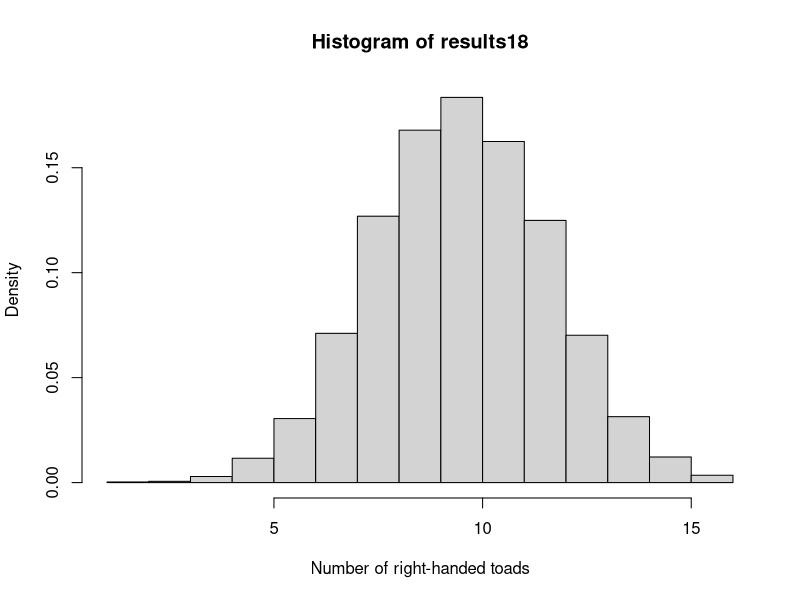
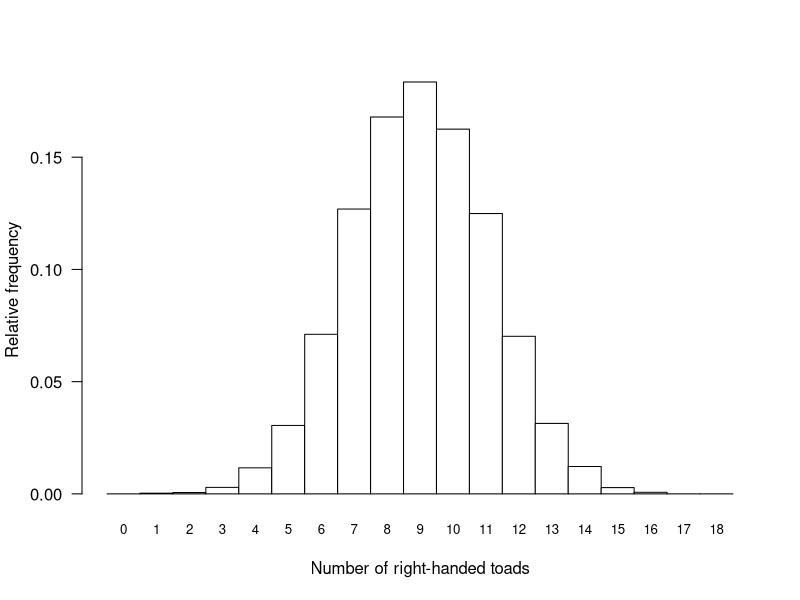
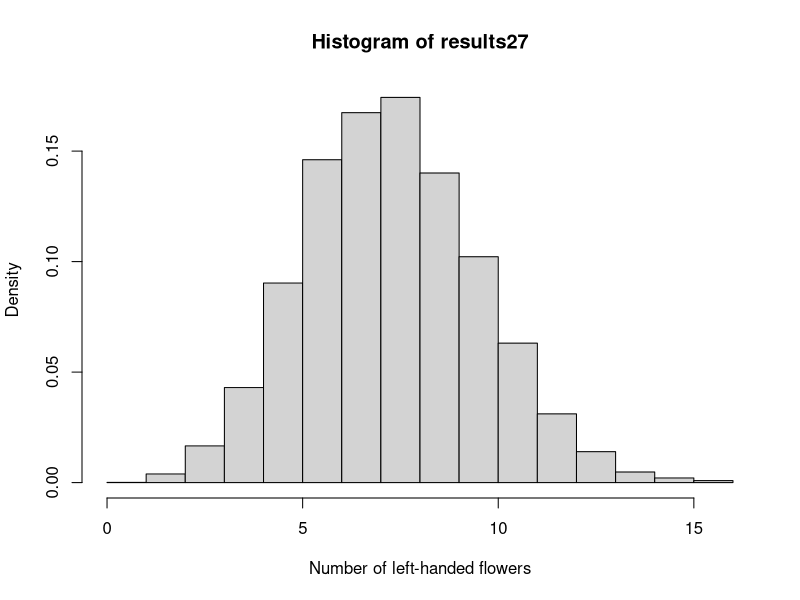
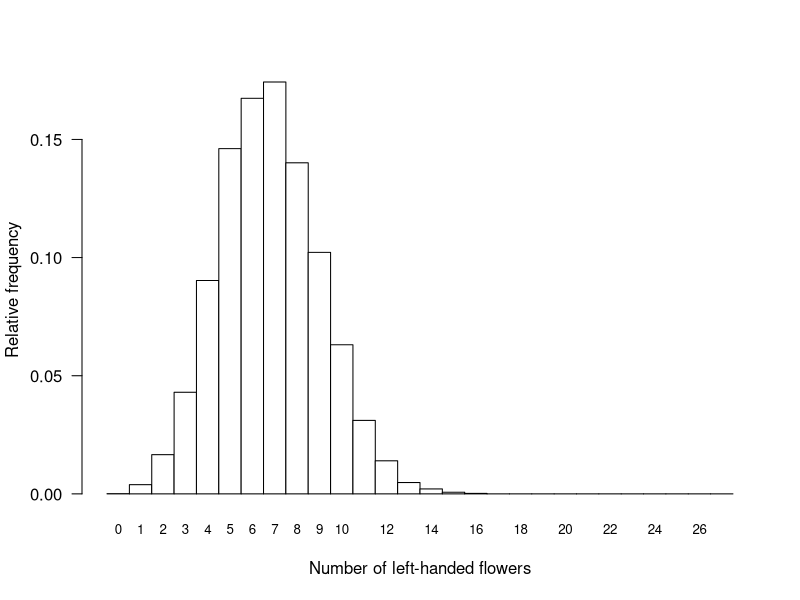

Write R code to recreate these figures, in order.
# Hypothesis testing: R code for Chapter 6 examples
# Download the R code on this page as a single file <a href="../wp-content/rcode/chap06.r">here.
# ------------------------------------------------------------

# Example 6.2. The right hand of toad
# Obtain the null distribution for the test statistic (the number of right-handed toads out of 18).
# Take a very large number of samples of 18 toads from a theoretical population in which left- and right- handed individuals occur with equal probability (as stipulated by the null hypothesis). For each sample, the number of right-handed toads is calculated and saved in a vector named results18 (the samples themselves are not saved). The results vector is initialized before the loop. The term results18[i] refers to the ith element of results18, where i is a counter. This many iterations might take a few minutes to run on your computer. 

results18 <- vector()
for(i in 1:10000){
  tempSample <- sample(c("L", "R"), size = 18, prob = c(0.5, 0.5), replace = TRUE)
  results18[i] <- sum(tempSample == "R")
}

# Save results18 also as a factor with 19 levels, representing each possible integer outcome between 0 and 18. This step is for tables and graphs only -- it makes sure that all 19 categories are included in tables and graphs, even categories with no occurrences.

factor18 <- factor(results18, levels = 0:18)

# Tabulate the relative frequency distribution of outcomes in the random sampling process (Table 6.2-1). This is the null distribution. Your results will be similar but not identical to the numbers in Table 6.2-1 because 10,000 times is not large enough for extreme accuracy. The table command calculates the frequencies, and dividing by the length of results18 (i.e., the number of elements in the vector, equal to the number of iterations in the loop) yields the proportions (relative frequencies). 

nullTable <- table(factor18, dnn = "nRightToads")/length(factor18)
data.frame(nullTable)

# Draw a histogram of the null distribution: the number of right-handed toads out of 18. Setting freq = FALSE causes hist to graph density of observations rather than frequency. In this case, height of bars indicates relative frequency if bars are one unit wide (as in the present case).  

hist(results18, right = FALSE, freq = FALSE,
     xlab = "Number of right-handed toads")

# Commands for a fancier histogram are shown here.

# We can make a histogram using "barplot" with the height of the bars
# as proportions, as given in "nullTable"
barplot(height = nullTable, space = 0, las = 1, cex.names = 0.8, col = "white",
        xlab = "Number of right-handed toads", ylab = "Relative frequency")

# Calculate the fraction of samples in the null distribution having 14 or more right-handed toads. This won't be exact because 10,000 times is not large enough for extreme accuracy.

frac14orMore <- sum(results18 >= 14)/length(results18)
frac14orMore

# Calculate the approximate P-value. This won't be exact because 10,000 times is not large enough for extreme accuracy.

2 * frac14orMore

# ------------------------------------------------------------

# Example 6.4. The genetics of mirror-image flowers
# Determine the null distribution for the test statistic, the number of left-handed flowers out of 27.
# Obtain a very large number of samples of 27 individuals from a theoretical population in which L and R occur in the ratio 1:3, as specified by the null hypothesis. For each sample, the number of "L" is counted and saved in a vector named results27 (the samples themselves are not saved).

results27 <- vector(mode = "numeric")
for(i in 1:10000){
  tempSample <- sample(c("L", "R"), size = 27, prob = c(0.25, 0.75), 
                       replace = TRUE)
  results27[i] <- sum(tempSample == "L")
}

# Save the results also as a factor. This is to ensure that all categories between 0 and 27 are included in tables and graphs, even those that did not occur in the sampling process.

results27fac <- factor(results27, levels = 0:27)

# Tabulate the relative frequency distribution of outcomes. To get relative frequencies, use table to get frequencies and then divide by the total number of replicates. Your results will be similar but not identical to the numbers in Table 6.2-1 because 10,000 iterations is not large enough for extreme accuracy. 

nullTable <- table(results27fac, dnn = "nRightFlowers")/length(results27fac)
data.frame(nullTable)

# Draw a histogram of the null distribution for the the number of left-handed flowers out of 27. Setting freq = FALSE causes hist to graph density of observations rather than frequency. In this case, height of bars indicates relative frequency if bars are one unit wide (as in the present case).

hist(results27, right = FALSE, freq = FALSE,
     xlab = "Number of left-handed flowers")

# Commands for a fancier histogram are included here.

barplot(height = nullTable, space = 0, las = 1, cex.names = 0.8, col = "white",
        xlab = "Number of left-handed flowers", ylab = "Relative frequency")

# Calculate the fraction of results in the null distribution having 6 or fewer left-handed flowers.

frac6orLess <- sum(results27 <= 6)/length(results27)
frac6orLess

# Calculate the P-value. This won't be exact because 10,000 times is not large enough for extreme accuracy

2 * frac6orLess

